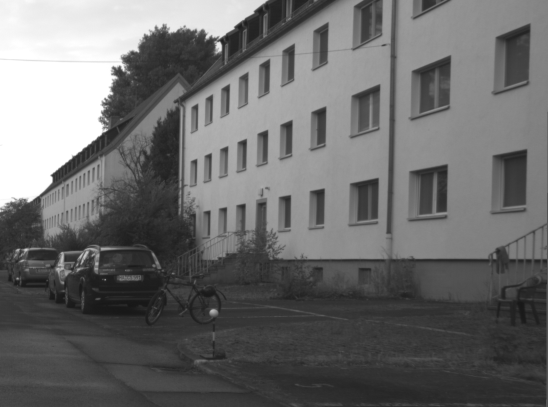
#> input picture img/road.png, 548 x 407 px
$ python line_detector.py img/road.png
#> lines starting #> are read from the running program, lines starting #| are printed output that depends on the picture; after the words box and inside, x2 and y2 are one past the last pixel; in counts of white or black regions, pixels touching at a corner belong together
#> in main, originalImage is the input picture: shape (407, 548, 3); min 23, max 255, mean 107.6
### src/gaussian.py
"""
File: gaussian.py
Author: Shaurya Chandhoke
Description: Helper file which contains the function used for Gaussian blurring.
"""
from math import pi, exp, pow
from src.image_output_processing import logger

import cv2
import numpy as np


def gaussian_process(image, sigma):
    """
    Given a sigma value, this function will instantiate a 2D square numpy kernel and apply a Gaussian function to
    normalize its values.

    The dimensions of the kernel is created using the following rule:
        2 * (sigma * 3) + 1

    In other words, the dimension of one half of a side of the kernel will be:
        3 * sigma

    Example:
    A sigma value of 1 yields a square kernel with a single side of length 7 (from the center, 3 units on both sides
    which makes 6 + (the center row) = 7). Thus the dimensions of the kernel are 7x7

    :param image: The input image represented as a 2D numpy array
    :param sigma: The sigma value for the kernel and gaussian function to be applied.
    :return: The 2D normalized array
    """
#> called with sigma = 1
    logger("1", 0, "Preprocessing image")
    logger("1a", 0, "Applying Gaussian blur to input image", substep=True)

    kernel_size = (2 * (sigma * 3)) + 1
    kernel_filter = np.empty((kernel_size, kernel_size), dtype=np.float64)

    kernel_size_half = kernel_size // 2
    kernel_kIndex = -(sigma * 3)
    kernel_lIndex = (sigma * 3) + 1
    kernel_Indices = np.arange(kernel_kIndex, kernel_lIndex, 1)

    gaussian_constant = (1 / (2 * pi * pow(sigma, 2)))

    for K in kernel_Indices:
        for L in kernel_Indices:
            gaussian_exponent = exp(-(pow(K, 2) + pow(L, 2)) / (2 * pow(sigma, 2)))

            # Add K, L to halfway kernel_size to bring indices to values compatible with python arrays [0,1,2,3...]
            kernel_filter[K + kernel_size_half, L + kernel_size_half] = gaussian_constant * gaussian_exponent

    '''
    Important Disclaimer:

    Using the cv2.filter2D filter function provided by OpenCV due to the time complexity issues that had occurred with
    the original naive implementation. The deprecated implementation had a time complexity of O(n^2).

    This meant that with a sigma value of 5 and a kernel of 31x31, there were ~961 operations that had to be done for
    each pixel, severely growing as the sigma, kernel, or image size increased in size and value.

    ========================

    Note:
    The cv2.filter2D returns a response of data type np.uint8 (unsigned 8 bit integer -- values range from [0-255]).
    As a result, to continue with Gradient computation, the input image must be converted to a float data type.
    '''
    finalImage = cv2.filter2D(src=image, ddepth=-1, kernel=kernel_filter, borderType=cv2.BORDER_REPLICATE)
    finalImage = np.float64(finalImage)

    logger("1a", 1, "Applying Gaussian blur to input image", True, "sigma=" + str(sigma),
           "shape=" + str(kernel_filter.shape))

    return finalImage

### src/image_output_processing.py
"""
File: image_output_processing.py
Author: Shaurya Chandhoke
Description: Helper file which contains functions used for image outputting, image saving, as well as logging.
"""
import numpy as np


def output_scaling(imageFrame, warn=False):
    """
    Global image scaling function that will take any image represented as a 2D numpy array and scale it to the
    openCV grayscale standard for image outputting. Grayscale images must be within the [0-255] range inclusively, so
    this function will scale it to that range and then convert the matrix into an 8 bit numpy array to avoid any
    potential bitwise overflow.

    If an entirely dark image (only 0 pixel values) is detected, and the warning flag is passed, it will return it's
    detected findings.

    :param imageFrame: The input image
    :param warn: Boolean indicating whether a warning flag is required to be returned
    :return: The scaled image and an optional detected black image warning flag.
    """
    scale_min = np.min(imageFrame)
    scale_max = np.max(imageFrame)
    scaled_image = np.uint8((imageFrame - scale_min) / (scale_max - scale_min) * 255)

    if warn is True:
        flag = scale_min == scale_max and scale_min == 0
        return scaled_image, flag
    else:
        return scaled_image


def logger(step, complete, message, substep=False, *argv):
    """
    Global logging function that prints the status of the program to stdout.

    :param step: The step of the program it is currently in
    :param complete: Whether the step has started or completed
    :param message: A more verbose message indicating what's happening
    :param substep: Whether this step is a child step of a larger part of the program
    :param argv: Any extra information about the step
    :return:
    """
    status = "Start" if complete == 0 else "Complete"
    finalMsg = "(Step {}) {}: {} ".format(step, status, message)

    if len(argv) != 0:
        finalMsg += "[ "
        for arg in argv:
            finalMsg += "{} ".format(arg)
        finalMsg += "]"

    if not substep:
        print(finalMsg)
    else:
        print("\t" + finalMsg)

### src/hessian.py
"""
File: hessian.py
Author: Shaurya Chandhoke
Description: Helper file which contains the function used for feature extraction via the Hessian detector
"""
from math import pow
from src.image_output_processing import logger

import cv2
import numpy as np


def hessian_suppression(hessian_matrix):
    """
    A helper function that will perform non-maximum suppression on the Hessian matrix.

    :param hessian_matrix: The thresholded matrix
    :return: The Hessian matrix suppressed
    """
    for i in range(len(hessian_matrix) - 3):
        for j in range(len(hessian_matrix[0]) - 3):
            window = hessian_matrix[i:i + 3, j:j + 3]

            # No need to process window of all 0 pixels
            if not np.all((window == 0)):
                maxima = np.max(window)
                window = np.where(window == maxima, 255, 0)
                hessian_matrix[i:i + 3, j:j + 3] = window

    return hessian_matrix


def hessian_determinant(I_xx, I_yy, I_xy, threshold):
    """
    A helper function that will obtain the determinant of the Hessian matrix. Thresholding is performed here.

    :param I_xx: The second pass partial derivative of the image in x after the initial x
    :param I_yy: The second pass partial derivate of the image in y after the initial y
    :param I_xy: The second pass partial derivate of the image in y after the initial x
    :param threshold: The upper bound percentage representing the proportion of points to threshold
    :return: The thresholded Hessian matrix
    """
    hessian_matrix = np.empty(shape=I_xx.shape)

    iterLen_I = len(I_xx)
    iterLen_J = len(I_xx[0])

    # Calculate pixel wise determinant
    for i in range(iterLen_I):
        for j in range(iterLen_J):
            hessian_matrix[i, j] = (I_xx[i, j] * I_yy[i, j]) - pow(I_xy[i, j], 2)

    # Filter by user threshold percentage
    hessian_threshold = np.max(hessian_matrix) * threshold
    hessian_matrix = np.where(hessian_matrix < hessian_threshold, 0, hessian_matrix)

    return hessian_matrix


def hessian_process(inputImage, threshold):
    """
    Main entry point into the feature extraction via the Hessian detector. This method will perform corner detection
    using the Hessian matrix via the Sobel filters as derivative operators. After the features are extracted,
    they are thresholded and then non maximum suppression is applied to reduce to local maxima corners.

    :param inputImage: The image represented as a 2D numpy array. It must have been blurred prior to this.
    :param threshold: The upper bound percentage representing the proportion of points to threshold.
    :return: The detected features of the image.
    """
#> called with threshold = 0.1
    logger("1b", 0, "Hessian Feature Detection", substep=True)

    sobel_x = np.array([
        [-1, 0, 1],
        [-2, 0, 2],
        [-1, 0, 1]
    ])

    sobel_y = np.transpose(sobel_x)

    '''
    Important Disclaimer:

    Using the cv2.filter2D filter function provided by OpenCV due to the time complexity issues that had occurred with
    the original naive implementation. The deprecated implementation had a time complexity of O(n^2).

    This meant that with a sigma value of 5 and a kernel of 31x31, there were ~961 operations that had to be done for
    each pixel, severely growing as the sigma, kernel, or image size increased in size and value.
    '''
    I_x = cv2.filter2D(src=inputImage, ddepth=-1, kernel=sobel_x, borderType=cv2.BORDER_REPLICATE)
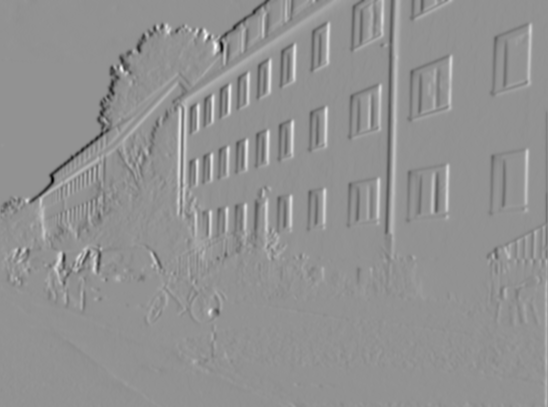
#> I_x: shape (407, 548) float64; min -482, max 358, mean -0.9; drawn with min black and max white
    I_y = cv2.filter2D(src=inputImage, ddepth=-1, kernel=sobel_y, borderType=cv2.BORDER_REPLICATE)
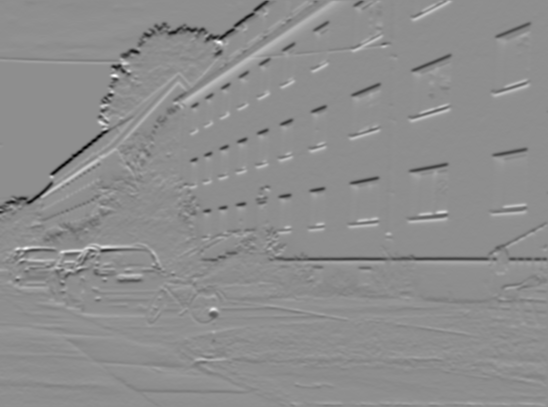
#> I_y: shape (407, 548) float64; min -419, max 331, mean -2.1; drawn with min black and max white

    # Second pass of sobel filters for second moment matrices
    I_xx = cv2.filter2D(src=I_x, ddepth=-1, kernel=sobel_x, borderType=cv2.BORDER_REPLICATE)
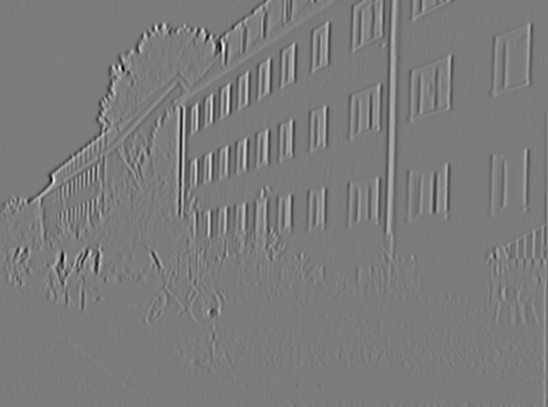
#> I_xx: shape (407, 548) float64; min -1642, max 1728, mean 0; drawn with min black and max white
    I_yy = cv2.filter2D(src=I_y, ddepth=-1, kernel=sobel_y, borderType=cv2.BORDER_REPLICATE)
    I_xy = cv2.filter2D(src=I_x, ddepth=-1, kernel=sobel_y, borderType=cv2.BORDER_REPLICATE)
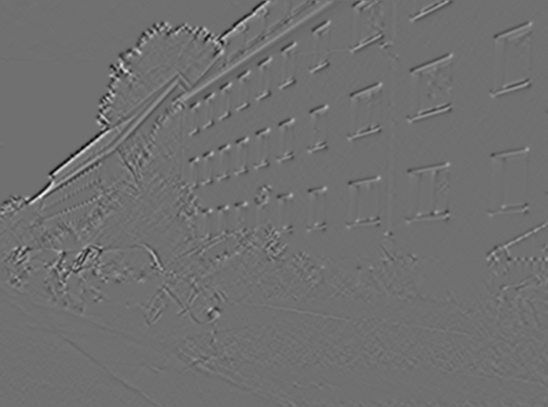
#> I_xy: shape (407, 548) float64; min -797, max 1009, mean 0; drawn with min black and max white

    hessian_matrix = hessian_determinant(I_xx, I_yy, I_xy, threshold)
#> in hessian_determinant, `iterLen_I = len(I_xx)`: iterLen_I = 407
#> in hessian_determinant, `iterLen_J = len(I_xx[0])`: iterLen_J = 548
#> after the loop in hessian_determinant, `for i in range(iterLen_I):`:
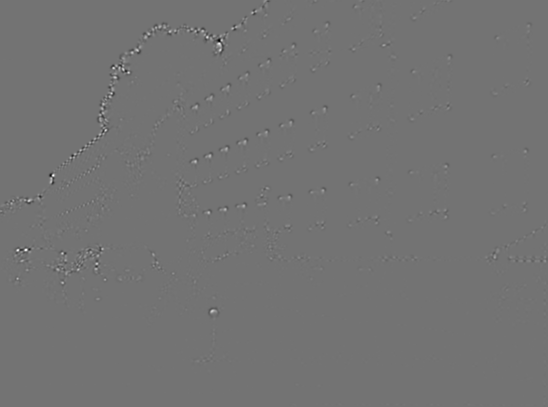
#> hessian_matrix: shape (407, 548) float64; min -1007944, max 1216640, mean -6.7; drawn with min black and max white
#> in hessian_determinant, `hessian_threshold = np.max(hessian_matrix) * threshold`: hessian_threshold = 121664
    hessian_matrix = hessian_suppression(hessian_matrix)
#> after the loop in hessian_suppression, `for i in range(len(hessian_matrix) - 3):`:
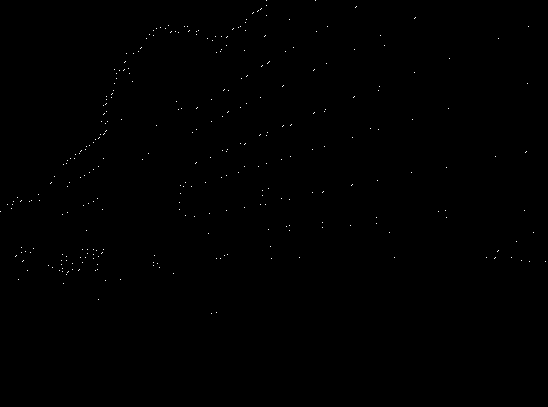
#> hessian_matrix: shape (407, 548) float64; 0.16% white in thin lines or dots, all inside (x1, y1, x2, y2) = (0, 0, 546, 314)
#> after the loop in hessian_suppression, `for i in range(len(hessian_matrix) - 3):`: maxima = 255

    logger("1b", 1, "Hessian Feature Detection", substep=True)

    return hessian_matrix

### src/ransac.py
"""
File: ransac.py
Author: Shaurya Chandhoke
Description: Helper file which contains the function used for line detection via the Ransac method
"""
from src.image_output_processing import logger

import cv2
import matplotlib.pyplot as plt
import numpy as np
import pandas as pd


def ransac_error(coefficients, x_i, y_i, testVal):
    """
    Helper function that will evalutate the residuals of the function. This will be determined using the
    Total Least Squares method of calculating residuals:

    The model is converted from slope intercept form (y = mx + b) into standard form (Ax + By = d; A > 0)

    :param coefficients: The model's standard form coefficients
    :param x_i: Points in the image to test the model in the x-axis
    :param y_i: Points in the image to test the model in the y-axis
    :param testVal: The total number of true values. This is used in computing the error function.
    :return: The residual value.
    """
    A = coefficients[0]
    B = coefficients[1]
    n = len(testVal)

    # Computing error of proposed line (using total least square residual algorithm to evaluate normal residual)
    # Means
    x_bar = (A / n) * (np.sum(x_i))
    y_bar = (B / n) * (np.sum(y_i))

    # Cost in x, y components
    E_x = A * (x_i - x_bar)
    E_y = B * (y_i - y_bar)

    # Total cost is summation of components squared to remove negative sign
    E = np.sum(np.square(E_x + E_y))

    return E


def inlierCounter(feature_matrix, upperModel, lowerModel):
    """
    Helper function that will count how many inliers are within the model's threshold box.

    :param feature_matrix: The Hessian matrix
    :param upperModel: The upper bound model's coefficients
    :param lowerModel: The lower bound model's coefficients
    :return: The number of inliers as well as the coordinates of those inliers
    """
    m_upper = upperModel[0]
    b_upper = upperModel[1]

    m_lower = lowerModel[0]
    b_lower = lowerModel[1]

    inlier_threshold = b_upper - b_lower
    inlier_coordinates_x = []
    inlier_coordinates_y = []
    inlier_counter = 0
    row, col = np.where(feature_matrix != 0)

    for y, x in zip(row, col):
        model_upper = (m_upper * x) + b_upper
        model_lower = (m_lower * x) + b_lower

        if abs(y - model_upper) < inlier_threshold and abs(y - model_lower) < inlier_threshold:
            inlier_counter += 1
            inlier_coordinates_x.append(x)
            inlier_coordinates_y.append(y)

    return inlier_counter, inlier_coordinates_x, inlier_coordinates_y


def ransac_process(feature_matrix, delta_threshold, inlier_threshold, iterations):
    """
    Entry point into the Ransac detection method. This method will run a series of iteration in which it will randomly
    select two points in the image and create a model from it. It will then assess how contaminated the model is.

    When the model is generated, there is a delta_threshold assigned to it. The delta_threshold essentially generates
    two more models parallel to the original model. In other words, the delta_threshold determines the parallel model's
    y-intercept. The reason for this is to create a 'rectangular box' around the model to determine which inliers are
    found within the model:

        upper bound model->     ------------------
                                        | delta_threshold
        original model->        ==================
                                        | delta_threshold
        lower bound model->     ------------------

    After the series of iteration it will pick the four best models and draw the models over the feature matrix.
    It will also transform the image to a matplotlib scatter plot with the models drawn for a more detailed view.


    :param feature_matrix: The Hessian feature matrix
    :param delta_threshold: For each model generated, a rectangular box is draw alongside it. This represents its width.
    :param inlier_threshold: The minimum number of points required to accept the model
    :param iterations: The number of iterations to run the detector for. High number = better results = longer run time.
    :return: The feature matrix with the model lines drawn over it.
    """
#> called with delta_threshold = 10, inlier_threshold = 10, iterations = 200
    logger("2", 0, "Ransac Line Detection")

    row, col = np.where(feature_matrix != 0)
#> row = 347 values from 0 to 313; col = 347 values, max 545 at index 316, min 0 at index 251, mean 203.6
    plotFrame = pd.DataFrame({"x": col, "y": row, "val": feature_matrix[row, col]})
#> plotFrame = table of 347 rows and 3 columns

    trueX = plotFrame.loc[:, "x"]
    trueY = plotFrame.loc[:, "y"]
    trueVal = plotFrame.loc[:, "val"]

    # Generate scatter plot transformation from image to cartesian points
    plt.scatter(data=plotFrame, x="x", y="y", marker=".")
    xlim = plt.xlim()
    ylim = plt.ylim()
    plt.xlim(xlim)
    plt.ylim(ylim)
    plt.gca().invert_yaxis()

    horizontalAxis = np.arange(xlim[0], xlim[1])

    inlierTracker = []
    inlierCoords = []
    modelTracker = []
    modelErrorTracker = []

    for i in range(iterations):
        choice = plotFrame.sample(n=2)
        x1, y1 = (choice.iloc[0, 0], choice.iloc[0, 1])
        x2, y2 = (choice.iloc[1, 0], choice.iloc[1, 1])

        m = (y2 - y1) / (x2 - x1)
        b = y1 - (m * x1)

        A = (y2 - y1) / (x2 - x1)
        B = 1 / A

        standard_form_coeff = (-A, -B) if A < 0 else (A, B)
        error = ransac_error(standard_form_coeff, trueX, trueY, trueVal)
        inliers, coordsX, coordsY = inlierCounter(feature_matrix, (m, b + delta_threshold), (m, b - delta_threshold))

        inlierTracker.append(inliers)
        inlierCoords.append((coordsX, coordsY))
        modelTracker.append((m, b))
        modelErrorTracker.append(error)
#> this loop made 200 passes
#> (x1, y1, x2, y2, m, b) on passes 1 to 3: (260, 9, 521, 260, 0.962, -241), (283, 125, 198, 30, 1.12, -191.3), (233, 28, 446, 217, 0.887, -178.7)

    inlierTracker = np.asarray(inlierTracker)
    condition = inlierTracker > inlier_threshold

    inlierTracker = np.extract(condition, inlierTracker)

    sortedCounts = np.sort(inlierTracker)
    sortedCounts = np.unique(np.sort(sortedCounts))
    sortedCounts = sortedCounts[::-1]

    i = 0

    while i != 4 and i < len(sortedCounts):
        highestCount = sortedCounts[i]
        indices = np.where(inlierTracker == highestCount)

        for index in np.nditer(indices):
            if i != 4 and i < len(sortedCounts):
                xc = inlierCoords[index][0]
                yc = inlierCoords[index][1]
                model_m = modelTracker[index][0]
                model_b = modelTracker[index][1]

                plt.plot(horizontalAxis, (model_m * horizontalAxis) + model_b, linestyle="-", c="g")
                plt.scatter(xc, yc, marker="D", c="r", s=10)

                cv2.line(feature_matrix, (xc[0], yc[0]), (xc[-1], yc[-1]), (255, 255, 255), 1)

                i += 1
#> this loop made 3 passes
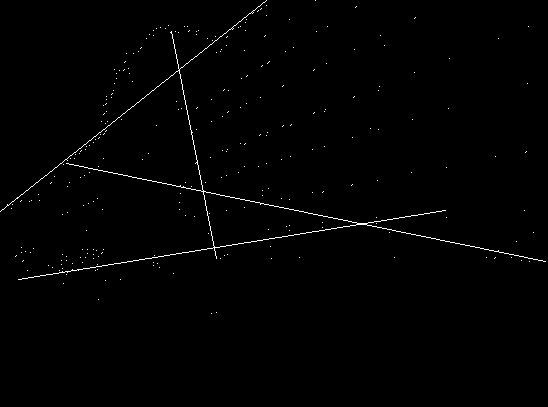
#> feature_matrix: shape (407, 548) float64; 0.78% white in thin lines or dots, all inside (x1, y1, x2, y2) = (0, 0, 546, 314)

    plt.title("Top 4 Strongest Lines After {} Iterations".format(iterations))
    plt.savefig("./out/step_2_ransacdetector_result_scatterplot.png")

    logger("2", 1, "Ransac Line Detection. Scatter plot has been saved to ./out/step2_scatterplot.png")

    return feature_matrix

### src/hough.py
"""
File: hough.py
Author: Shaurya Chandhoke
Description: Helper file which contains the function used for line detection via the Hough Transform method
"""
from math import sin, cos
from src.image_output_processing import logger

import cv2
import numpy as np


def draw_lines(hough_accumulator, feature_matrix, rho_linespace, theta_linespace):
    """
    Helper function that will obtain the (p, theta) points representing the highest tallied locations in the Hough
    space. It will convert each highest point detected back into the Cartesian plane and draw a line in the feature
    matrix.

    :param hough_accumulator: The Hough space matrix
    :param feature_matrix: The Hessian feature matrix
    :param rho_linespace: The p axis of the hough accumulator
    :param theta_linespace: The theta axis of the hough accumulator
    :return: The Hessian feature matrix with lines drawn
    """
    voteTallies = hough_accumulator.flatten()
    voteTallies = np.unique(np.sort(voteTallies))
    voteTallies = voteTallies[::-1]

    x_0 = 0
    x_end = feature_matrix.shape[1]

    i = 0
    while i != 4:
        vote = voteTallies[i]
        row, col = np.where(hough_accumulator == vote)

        for p_index, theta_index in zip(row, col):
            p = rho_linespace[p_index]
            theta = theta_linespace[theta_index]
            try:
                M = -(cos(theta) / sin(theta))
                B = (p / sin(theta))
                y_0 = int(M * x_0 + B)
                y_end = int(M * x_end + B)

                cv2.line(feature_matrix, (x_0, y_0), (x_end, y_end), (255, 255, 255), 1)
                i += 1
            except ZeroDivisionError:
                y_0 = p
                y_end = p
                cv2.line(feature_matrix, (x_0, y_0), (x_end, y_end), (255, 255, 255), 1)

                i += 1

    return feature_matrix


def hough_process(feature_matrix):
    """
    Entry point into the Hough Transform method for line detection. This method essentially takes each point in the
    Hessian matrix and transforms it into a single line in the Hough space, a polar plane with axes (p, theta) instead
    of the original cartesian plane (x,y) the image as already in. This Hough space, labelled the hough_accumulator in
    the method, will increment it's values stored in it's (p, theta) coordinate for each point transformed into it's
    space.

    After each feature point in the Hessian matrix is traversed, it then obtains the highest tallied points throughout
    the Hough space and obtains it's (p, theta) points respectively. It will translate the polar coordinate back to
    the cartesian plane and draw the line detected over the feature matrix. It will also return the hough_accumulator
    in grayscale for confirmation.

    :param feature_matrix: The Hessian matrix
    :return: The detected lines drawn over the Hessian matrix as well as the Hough space accumulator
    """
    logger("3", 0, "Applying Hough Transform")

    # Indices where features exist
    row, col = np.where(feature_matrix != 0)

    # Create p axis
    rho_length = np.hypot(feature_matrix.shape[0], feature_matrix.shape[1])
    rho_length = int(rho_length)
    rho_linespace = np.linspace(-rho_length, rho_length, num=(2 * rho_length))

    # Create theta axis
    theta_linespace = np.linspace(0, 180, num=rho_length)
    theta_linespace = np.deg2rad(theta_linespace)
    theta_length = np.arange(len(theta_linespace))

    cos_theta = np.cos(theta_linespace)
    sin_theta = np.sin(theta_linespace)

    # Create Hough space
    hough_accumulator = np.zeros(shape=(len(rho_linespace), len(theta_linespace)))

    for y, x in zip(row, col):
        rho = (x * cos_theta) + (y * sin_theta)

        # Add rho_length to bring p to values indexable in hough space
        p = rho.astype(np.int64) + rho_length
        hough_accumulator[p, theta_length] += 1
#> this loop made 347 passes
#> (y, x) on passes 1 to 3: (0, 266), (0, 315), (5, 266)
#> (the rest of the program and of its run is left out)
